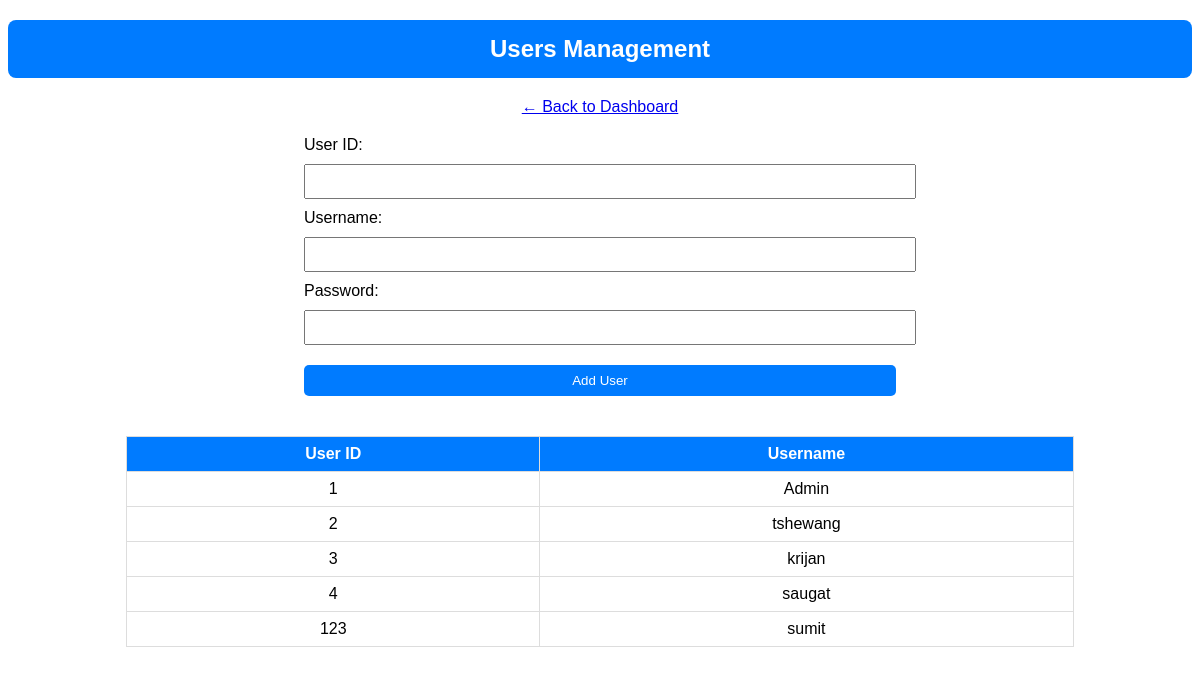
The page /users.php on the database its author committed.
### tables this page shows
CREATE TABLE IF NOT EXISTS `users` (
  `id` int NOT NULL AUTO_INCREMENT,
  `username` varchar(50) NOT NULL,
  `password` varchar(255) NOT NULL,
  PRIMARY KEY (`id`),
  UNIQUE KEY `username` (`username`)
);

### users.php (the view, shortened to what this page needs)
<?php include('db.php'); ?>
<!DOCTYPE html>
<html>
<head>
</head>
<body>
<h2>Users Management</h2>
<a href="admin_dashboard.php">← Back to Dashboard</a>
<form method="POST" action="">
    <label>User ID:</label>
    <input type="number" name="user_id" required>
    <label>Username:</label>
    <input type="text" name="username" required>
    <label>Password:</label>
    <input type="password" name="password" required>
    <button type="submit" name="add_user">Add User</button>
</form>
<?php
$result = $conn->query("SELECT id, username FROM users ORDER BY id ASC");
if ($result->num_rows > 0) {
    echo "<table>
            <tr>
                <th>User ID</th>
                <th>Username</th>
            </tr>";
    while ($row = $result->fetch_assoc()) {
        echo "<tr>
                <td>{$row['id']}</td>
                <td>{$row['username']}</td>
              </tr>";
    }
    echo "</table>";
}
?>
</body>
</html>

### users.php (style rules this page uses)
body { font-family: Arial; text-align: center; }
h2 { background-color: #007BFF; color: white; padding: 15px; border-radius: 8px; }
form { width: 50%; margin: 20px auto; text-align: left; }
input, button { width: 100%; padding: 8px; margin: 10px 0; }
button { background-color: #007BFF; color: white; border: none; border-radius: 5px; cursor: pointer; }
table { width: 80%; margin: 30px auto; border-collapse: collapse; }
th, td { border: 1px solid #ddd; padding: 8px; text-align: center; }
th { background-color: #007BFF; color: white; }

### rows shown on the page
users: id "1", username "Admin"
users: id "2", username "tshewang"
users: id "3", username "krijan"
users: id "4", username "saugat"
users: id "123", username "sumit"
